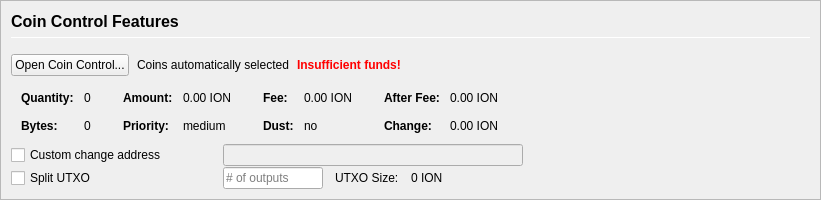
         <widget class="QFrame" name="frameCoinControl">
          <property name="sizePolicy">
           <sizepolicy hsizetype="Expanding" vsizetype="Expanding">
            <horstretch>0</horstretch>
            <verstretch>0</verstretch>
           </sizepolicy>
          </property>
          <property name="maximumSize">
           <size>
            <width>16777215</width>
            <height>16777215</height>
           </size>
          </property>
          <property name="frameShape">
           <enum>QFrame::StyledPanel</enum>
          </property>
          <property name="frameShadow">
           <enum>QFrame::Sunken</enum>
          </property>
          <layout class="QVBoxLayout" name="verticalLayoutCoinControl2">
           <property name="spacing">
            <number>0</number>
           </property>
           <property name="margin">
            <number>0</number>
           </property>
           <item>
            <widget class="QFrame" name="frameCoinControl_BG">
             <layout class="QVBoxLayout" name="verticalLayoutCoinControl" stretch="0,0,0,0,0,0">
              <property name="spacing">
               <number>1</number>
              </property>
              <property name="leftMargin">
               <number>10</number>
              </property>
              <property name="topMargin">
               <number>10</number>
              </property>
              <item>
               <layout class="QHBoxLayout" name="horizontalLayoutCoinControl1">
                <property name="bottomMargin">
                 <number>15</number>
                </property>
                <item>
                 <layout class="QVBoxLayout" name="verticalLayout_3">
                  <property name="spacing">
                   <number>6</number>
                  </property>
                  <item>
                   <widget class="QLabel" name="labelCoinControlFeatures">
                    <property name="sizePolicy">
                     <sizepolicy hsizetype="Preferred" vsizetype="Maximum">
                      <horstretch>0</horstretch>
                      <verstretch>0</verstretch>
                     </sizepolicy>
                    </property>
                    <property name="minimumSize">
                     <size>
                      <width>0</width>
                      <height>20</height>
                     </size>
                    </property>
                    <property name="font">
                     <font>
                      <pointsize>12</pointsize>
                      <weight>75</weight>
                      <bold>true</bold>
                     </font>
                    </property>
                    <property name="styleSheet">
                     <string notr="true">font-weight:bold;</string>
                    </property>
                    <property name="text">
                     <string>Coin Control Features</string>
                    </property>
                   </widget>
                  </item>
                  <item>
                   <widget class="Line" name="line">
                    <property name="minimumSize">
                     <size>
                      <width>0</width>
                      <height>1</height>
                     </size>
                    </property>
                    <property name="maximumSize">
                     <size>
                      <width>16777215</width>
                      <height>1</height>
                     </size>
                    </property>
                    <property name="orientation">
                     <enum>Qt::Horizontal</enum>
                    </property>
                   </widget>
                  </item>
                 </layout>
                </item>
               </layout>
              </item>
              <item>
               <layout class="QHBoxLayout" name="horizontalLayoutCoinControl2" stretch="0,0,0,0">
                <property name="spacing">
                 <number>8</number>
                </property>
                <property name="bottomMargin">
                 <number>10</number>
                </property>
                <item>
                 <widget class="QPushButton" name="pushButtonCoinControl">
                  <property name="styleSheet">
                   <string notr="true"/>
                  </property>
                  <property name="text">
                   <string>Open Coin Control...</string>
                  </property>
                  <property name="autoDefault">
                   <bool>false</bool>
                  </property>
                 </widget>
                </item>
                <item>
                 <widget class="QLabel" name="labelCoinControlAutomaticallySelected">
                  <property name="text">
                   <string>Coins automatically selected</string>
                  </property>
                  <property name="margin">
                   <number>5</number>
                  </property>
                 </widget>
                </item>
                <item>
                 <widget class="QLabel" name="labelCoinControlInsuffFunds">
                  <property name="font">
                   <font>
                    <weight>75</weight>
                    <bold>true</bold>
                   </font>
                  </property>
                  <property name="styleSheet">
                   <string notr="true">color:red;font-weight:bold;</string>
                  </property>
                  <property name="text">
                   <string>Insufficient funds!</string>
                  </property>
                  <property name="margin">
                   <number>5</number>
                  </property>
                 </widget>
                </item>
                <item>
                 <spacer name="horizontalSpacerCoinControl">
                  <property name="orientation">
                   <enum>Qt::Horizontal</enum>
                  </property>
                  <property name="sizeHint" stdset="0">
                   <size>
                    <width>40</width>
                    <height>1</height>
                   </size>
                  </property>
                 </spacer>
                </item>
               </layout>
              </item>
              <item>
               <widget class="QWidget" name="widgetCoinControl" native="true">
                <property name="sizePolicy">
                 <sizepolicy hsizetype="Preferred" vsizetype="Preferred">
                  <horstretch>0</horstretch>
                  <verstretch>0</verstretch>
                 </sizepolicy>
                </property>
                <property name="minimumSize">
                 <size>
                  <width>0</width>
                  <height>0</height>
                 </size>
                </property>
                <property name="styleSheet">
                 <string notr="true"/>
                </property>
                <layout class="QHBoxLayout" name="horizontalLayoutCoinControl5">
                 <property name="margin">
                  <number>0</number>
                 </property>
                 <item>
                  <layout class="QHBoxLayout" name="horizontalLayoutCoinControl3" stretch="0,0,0,1">
                   <property name="spacing">
                    <number>20</number>
                   </property>
                   <property name="topMargin">
                    <number>0</number>
                   </property>
                   <property name="bottomMargin">
                    <number>10</number>
                   </property>
                   <item>
                    <layout class="QFormLayout" name="formLayoutCoinControl1">
                     <property name="horizontalSpacing">
                      <number>10</number>
                     </property>
                     <property name="verticalSpacing">
                      <number>14</number>
                     </property>
                     <property name="leftMargin">
                      <number>10</number>
                     </property>
                     <property name="topMargin">
                      <number>4</number>
                     </property>
                     <property name="rightMargin">
                      <number>6</number>
                     </property>
                     <item row="0" column="0">
                      <widget class="QLabel" name="labelCoinControlQuantityText">
                       <property name="font">
                        <font>
                         <weight>75</weight>
                         <bold>true</bold>
                        </font>
                       </property>
                       <property name="text">
                        <string>Quantity:</string>
                       </property>
                       <property name="margin">
                        <number>0</number>
                       </property>
                      </widget>
                     </item>
                     <item row="0" column="1">
                      <widget class="QLabel" name="labelCoinControlQuantity">
                       <property name="cursor">
                        <cursorShape>IBeamCursor</cursorShape>
                       </property>
                       <property name="contextMenuPolicy">
                        <enum>Qt::ActionsContextMenu</enum>
                       </property>
                       <property name="text">
                        <string notr="true">0</string>
                       </property>
                       <property name="margin">
                        <number>0</number>
                       </property>
                       <property name="textInteractionFlags">
                        <set>Qt::LinksAccessibleByMouse|Qt::TextSelectableByKeyboard|Qt::TextSelectableByMouse</set>
                       </property>
                      </widget>
                     </item>
                     <item row="1" column="0">
                      <widget class="QLabel" name="labelCoinControlBytesText">
                       <property name="font">
                        <font>
                         <weight>75</weight>
                         <bold>true</bold>
                        </font>
                       </property>
                       <property name="text">
                        <string>Bytes:</string>
                       </property>
                      </widget>
                     </item>
                     <item row="1" column="1">
                      <widget class="QLabel" name="labelCoinControlBytes">
                       <property name="cursor">
                        <cursorShape>IBeamCursor</cursorShape>
                       </property>
                       <property name="contextMenuPolicy">
                        <enum>Qt::ActionsContextMenu</enum>
                       </property>
                       <property name="text">
                        <string notr="true">0</string>
                       </property>
                       <property name="textInteractionFlags">
                        <set>Qt::LinksAccessibleByMouse|Qt::TextSelectableByKeyboard|Qt::TextSelectableByMouse</set>
                       </property>
                      </widget>
                     </item>
                    </layout>
                   </item>
                   <item>
                    <layout class="QFormLayout" name="formLayoutCoinControl2">
                     <property name="horizontalSpacing">
                      <number>10</number>
                     </property>
                     <property name="verticalSpacing">
                      <number>14</number>
                     </property>
                     <property name="leftMargin">
                      <number>6</number>
                     </property>
                     <property name="topMargin">
                      <number>4</number>
                     </property>
                     <property name="rightMargin">
                      <number>6</number>
                     </property>
                     <item row="0" column="0">
                      <widget class="QLabel" name="labelCoinControlAmountText">
                       <property name="font">
                        <font>
                         <weight>75</weight>
                         <bold>true</bold>
                        </font>
                       </property>
                       <property name="text">
                        <string>Amount:</string>
                       </property>
                       <property name="margin">
                        <number>0</number>
                       </property>
                      </widget>
                     </item>
                     <item row="0" column="1">
                      <widget class="QLabel" name="labelCoinControlAmount">
                       <property name="cursor">
                        <cursorShape>IBeamCursor</cursorShape>
                       </property>
                       <property name="contextMenuPolicy">
                        <enum>Qt::ActionsContextMenu</enum>
                       </property>
                       <property name="text">
                        <string notr="true">0.00 ION</string>
                       </property>
                       <property name="textInteractionFlags">
                        <set>Qt::LinksAccessibleByMouse|Qt::TextSelectableByKeyboard|Qt::TextSelectableByMouse</set>
                       </property>
                      </widget>
                     </item>
                     <item row="1" column="0">
                      <widget class="QLabel" name="labelCoinControlPriorityText">
                       <property name="font">
                        <font>
                         <weight>75</weight>
                         <bold>true</bold>
                        </font>
                       </property>
                       <property name="text">
                        <string>Priority:</string>
                       </property>
                      </widget>
                     </item>
                     <item row="1" column="1">
                      <widget class="QLabel" name="labelCoinControlPriority">
                       <property name="cursor">
                        <cursorShape>IBeamCursor</cursorShape>
                       </property>
                       <property name="contextMenuPolicy">
                        <enum>Qt::ActionsContextMenu</enum>
                       </property>
                       <property name="text">
                        <string>medium</string>
                       </property>
                       <property name="textInteractionFlags">
                        <set>Qt::LinksAccessibleByMouse|Qt::TextSelectableByKeyboard|Qt::TextSelectableByMouse</set>
                       </property>
                      </widget>
                     </item>
                    </layout>
                   </item>
                   <item>
                    <layout class="QFormLayout" name="formLayoutCoinControl3">
                     <property name="horizontalSpacing">
                      <number>10</number>
                     </property>
                     <property name="verticalSpacing">
                      <number>14</number>
                     </property>
                     <property name="leftMargin">
                      <number>6</number>
                     </property>
                     <property name="topMargin">
                      <number>4</number>
                     </property>
                     <property name="rightMargin">
                      <number>6</number>
                     </property>
                     <item row="0" column="0">
                      <widget class="QLabel" name="labelCoinControlFeeText">
                       <property name="font">
                        <font>
                         <weight>75</weight>
                         <bold>true</bold>
                        </font>
                       </property>
                       <property name="text">
                        <string>Fee:</string>
                       </property>
                       <property name="margin">
                        <number>0</number>
                       </property>
                      </widget>
                     </item>
                     <item row="0" column="1">
                      <widget class="QLabel" name="labelCoinControlFee">
                       <property name="cursor">
                        <cursorShape>IBeamCursor</cursorShape>
                       </property>
                       <property name="contextMenuPolicy">
                        <enum>Qt::ActionsContextMenu</enum>
                       </property>
                       <property name="text">
                        <string notr="true">0.00 ION</string>
                       </property>
                       <property name="textInteractionFlags">
                        <set>Qt::LinksAccessibleByMouse|Qt::TextSelectableByKeyboard|Qt::TextSelectableByMouse</set>
                       </property>
                      </widget>
                     </item>
                     <item row="1" column="0">
                      <widget class="QLabel" name="labelCoinControlLowOutputText">
                       <property name="font">
                        <font>
                         <weight>75</weight>
                         <bold>true</bold>
                        </font>
                       </property>
                       <property name="text">
                        <string>Dust:</string>
                       </property>
                      </widget>
                     </item>
                     <item row="1" column="1">
                      <widget class="QLabel" name="labelCoinControlLowOutput">
                       <property name="cursor">
                        <cursorShape>IBeamCursor</cursorShape>
                       </property>
                       <property name="contextMenuPolicy">
                        <enum>Qt::ActionsContextMenu</enum>
                       </property>
                       <property name="text">
                        <string>no</string>
                       </property>
                       <property name="textInteractionFlags">
                        <set>Qt::LinksAccessibleByMouse|Qt::TextSelectableByKeyboard|Qt::TextSelectableByMouse</set>
                       </property>
                      </widget>
                     </item>
                    </layout>
                   </item>
                   <item>
                    <layout class="QFormLayout" name="formLayoutCoinControl4">
                     <property name="horizontalSpacing">
                      <number>10</number>
                     </property>
                     <property name="verticalSpacing">
                      <number>14</number>
                     </property>
                     <property name="leftMargin">
                      <number>6</number>
                     </property>
                     <property name="topMargin">
                      <number>4</number>
                     </property>
                     <property name="rightMargin">
                      <number>6</number>
                     </property>
                     <item row="0" column="0">
                      <widget class="QLabel" name="labelCoinControlAfterFeeText">
                       <property name="font">
                        <font>
                         <weight>75</weight>
                         <bold>true</bold>
                        </font>
                       </property>
                       <property name="text">
                        <string>After Fee:</string>
                       </property>
                       <property name="margin">
                        <number>0</number>
                       </property>
                      </widget>
                     </item>
                     <item row="0" column="1">
                      <widget class="QLabel" name="labelCoinControlAfterFee">
                       <property name="cursor">
                        <cursorShape>IBeamCursor</cursorShape>
                       </property>
                       <property name="contextMenuPolicy">
                        <enum>Qt::ActionsContextMenu</enum>
                       </property>
                       <property name="text">
                        <string notr="true">0.00 ION</string>
                       </property>
                       <property name="textInteractionFlags">
                        <set>Qt::LinksAccessibleByMouse|Qt::TextSelectableByKeyboard|Qt::TextSelectableByMouse</set>
                       </property>
                      </widget>
                     </item>
                     <item row="1" column="0">
                      <widget class="QLabel" name="labelCoinControlChangeText">
                       <property name="font">
                        <font>
                         <weight>75</weight>
                         <bold>true</bold>
                        </font>
                       </property>
                       <property name="text">
                        <string>Change:</string>
                       </property>
                      </widget>
                     </item>
                     <item row="1" column="1">
                      <widget class="QLabel" name="labelCoinControlChange">
                       <property name="cursor">
                        <cursorShape>IBeamCursor</cursorShape>
                       </property>
                       <property name="contextMenuPolicy">
                        <enum>Qt::ActionsContextMenu</enum>
                       </property>
                       <property name="text">
                        <string notr="true">0.00 ION</string>
                       </property>
                       <property name="textInteractionFlags">
                        <set>Qt::LinksAccessibleByMouse|Qt::TextSelectableByKeyboard|Qt::TextSelectableByMouse</set>
                       </property>
                      </widget>
                     </item>
                    </layout>
                   </item>
                  </layout>
                 </item>
                </layout>
               </widget>
              </item>
              <item>
               <layout class="QHBoxLayout" name="horizontalLayoutCoinControl4">
                <property name="spacing">
                 <number>12</number>
                </property>
                <property name="sizeConstraint">
                 <enum>QLayout::SetDefaultConstraint</enum>
                </property>
                <property name="topMargin">
                 <number>0</number>
                </property>
                <property name="rightMargin">
                 <number>0</number>
                </property>
                <item>
                 <widget class="QCheckBox" name="checkBoxCoinControlChange">
                  <property name="sizePolicy">
                   <sizepolicy hsizetype="Preferred" vsizetype="Preferred">
                    <horstretch>0</horstretch>
                    <verstretch>0</verstretch>
                   </sizepolicy>
                  </property>
                  <property name="minimumSize">
                   <size>
                    <width>200</width>
                    <height>0</height>
                   </size>
                  </property>
                  <property name="maximumSize">
                   <size>
                    <width>200</width>
                    <height>16777215</height>
                   </size>
                  </property>
                  <property name="toolTip">
                   <string>If this is activated, but the change address is empty or invalid, change will be sent to a newly generated address.</string>
                  </property>
                  <property name="text">
                   <string>Custom change address</string>
                  </property>
                 </widget>
                </item>
                <item>
                 <widget class="QValidatedLineEdit" name="lineEditCoinControlChange">
                  <property name="enabled">
                   <bool>false</bool>
                  </property>
                  <property name="sizePolicy">
                   <sizepolicy hsizetype="Preferred" vsizetype="Preferred">
                    <horstretch>0</horstretch>
                    <verstretch>0</verstretch>
                   </sizepolicy>
                  </property>
                  <property name="minimumSize">
                   <size>
                    <width>300</width>
                    <height>0</height>
                   </size>
                  </property>
                 </widget>
                </item>
                <item>
                 <widget class="QLabel" name="labelCoinControlChangeLabel">
                  <property name="sizePolicy">
                   <sizepolicy hsizetype="Preferred" vsizetype="Preferred">
                    <horstretch>0</horstretch>
                    <verstretch>0</verstretch>
                   </sizepolicy>
                  </property>
                  <property name="minimumSize">
                   <size>
                    <width>100</width>
                    <height>0</height>
                   </size>
                  </property>
                  <property name="text">
                   <string/>
                  </property>
                  <property name="margin">
                   <number>3</number>
                  </property>
                 </widget>
                </item>
               </layout>
              </item>
              <item>
               <layout class="QHBoxLayout" name="horizontalLayoutCoinControl6">
                <property name="spacing">
                 <number>12</number>
                </property>
                <property name="rightMargin">
                 <number>0</number>
                </property>
                <item>
                 <widget class="QCheckBox" name="splitBlockCheckBox">
                  <property name="sizePolicy">
                   <sizepolicy hsizetype="Preferred" vsizetype="Preferred">
                    <horstretch>0</horstretch>
                    <verstretch>0</verstretch>
                   </sizepolicy>
                  </property>
                  <property name="minimumSize">
                   <size>
                    <width>200</width>
                    <height>0</height>
                   </size>
                  </property>
                  <property name="maximumSize">
                   <size>
                    <width>200</width>
                    <height>16777215</height>
                   </size>
                  </property>
                  <property name="text">
                   <string>Split UTXO</string>
                  </property>
                 </widget>
                </item>
                <item>
                 <widget class="QLineEdit" name="splitBlockLineEdit">
                  <property name="sizePolicy">
                   <sizepolicy hsizetype="Preferred" vsizetype="Preferred">
                    <horstretch>50</horstretch>
                    <verstretch>0</verstretch>
                   </sizepolicy>
                  </property>
                  <property name="minimumSize">
                   <size>
                    <width>100</width>
                    <height>0</height>
                   </size>
                  </property>
                  <property name="maximumSize">
                   <size>
                    <width>100</width>
                    <height>16777215</height>
                   </size>
                  </property>
                  <property name="placeholderText">
                   <string># of outputs</string>
                  </property>
                 </widget>
                </item>
                <item>
                 <widget class="QLabel" name="labelBlockSizeText">
                  <property name="text">
                   <string>UTXO Size:</string>
                  </property>
                 </widget>
                </item>
                <item>
                 <widget class="QLabel" name="labelBlockSize">
                  <property name="text">
                   <string>0 ION</string>
                  </property>
                 </widget>
                </item>
                <item>
                 <spacer name="horizontalSpacer_7">
                  <property name="orientation">
                   <enum>Qt::Horizontal</enum>
                  </property>
                  <property name="sizeHint" stdset="0">
                   <size>
                    <width>40</width>
                    <height>20</height>
                   </size>
                  </property>
                 </spacer>
                </item>
               </layout>
              </item>
              <item>
               <spacer name="verticalSpacerCoinControl">
                <property name="orientation">
                 <enum>Qt::Vertical</enum>
                </property>
                <property name="sizeHint" stdset="0">
                 <size>
                  <width>800</width>
                  <height>1</height>
                 </size>
                </property>
               </spacer>
              </item>
             </layout>
            </widget>
           </item>
          </layout>
         </widget>
